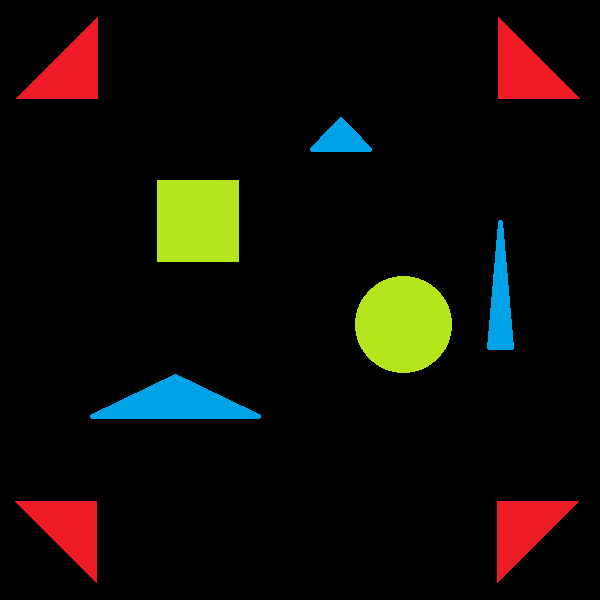
#> input picture Exam Grader/Unfinished/image.png, 600 x 600 px
$ python shapedetector.py
#> lines starting #> are read from the running program, lines starting #| are printed output that depends on the picture; after the words box and inside, x2 and y2 are one past the last pixel; in counts of white or black regions, pixels touching at a corner belong together
import cv2
import imutils
import math

def is_valid_triangle(c):
    perimeter = cv2.arcLength(c, True)
    approx = cv2.approxPolyDP(c, 0.1 * perimeter, True) # alter 0.01 as req'd
    return True if len(approx) == 3 else False

def filter_triangles(t_list):
    markers = []
    t_list.sort(key=lambda x: x[3])

    if (t_list[0][3] >= t_list[1][3] * 0.95 and
        t_list[0][3] <= t_list[1][3] * 1.05):

        markers.append(t_list[0])

    for i in range(len(t_list) - 2):
        i += 1
        if ((t_list[i][3] >= t_list[i - 1][3] * 0.95 and
            t_list[i][3] <= t_list[i - 1][3] * 1.05) or
            (t_list[i][3] >= t_list[i + 1][3] * 0.95 and
            t_list[i][3] <= t_list[i + 1][3] * 1.05)):

            markers.append(t_list[i])

    if (t_list[-1][3] >= t_list[-2][3] * 0.95 and
        t_list[-1][3] <= t_list[-2][3] * 1.05):

        markers.append(t_list[-1])

    return markers

image = cv2.imread("image.png")
#> image is the input picture: shape (600, 600, 3); mean B, G, R 7.3, 13.4, 16.1

gray = cv2.cvtColor(image, cv2.COLOR_BGR2GRAY)
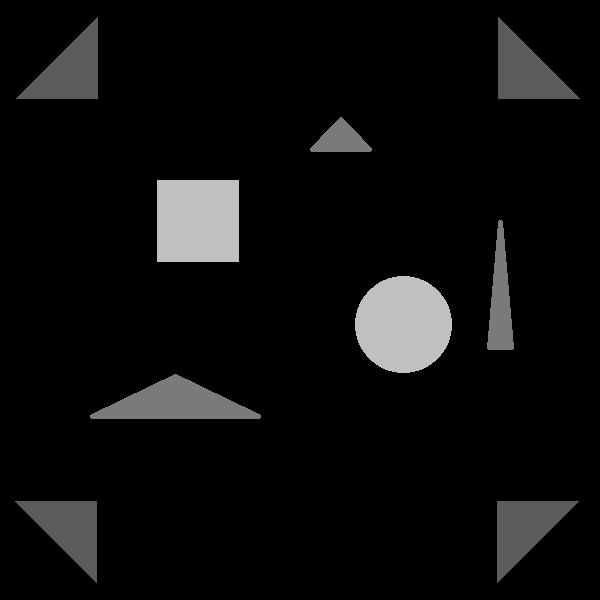
#> gray: shape (600, 600); min 0, max 192, mean 13.5
#blurred = cv2.GaussianBlur(gray, (5, 5), 0)
thresh = cv2.threshold(gray, 10, 255, cv2.THRESH_BINARY_INV)[1]
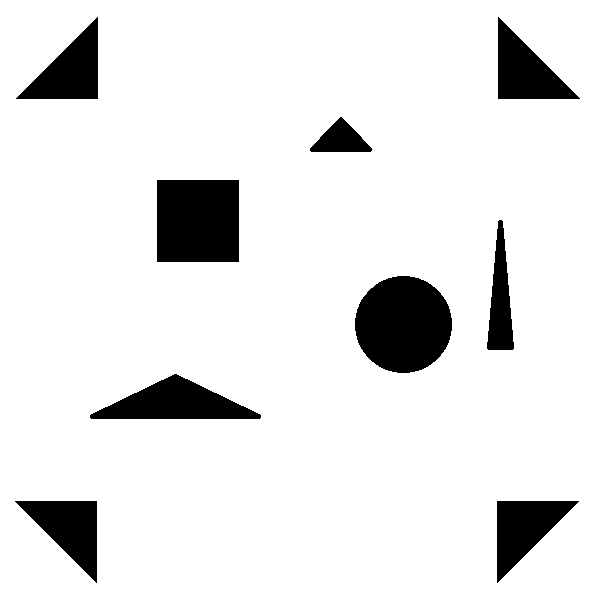
#> thresh: shape (600, 600); 90.2% white; 9 black regions

cnts = cv2.findContours(thresh.copy(), cv2.RETR_EXTERNAL,
	cv2.CHAIN_APPROX_SIMPLE)
#> cnts = 1 contour; box (x1, y1, x2, y2) and area: (0, 0, 600, 600) 358801
cnts = cnts[1]
#> cnts = [[-1, -1, -1, -1]]
triangles = []
i = 0

for c in cnts:
    # compute the center of the contour
#> (the run stopped early here; a loop or call above may not have finished)
